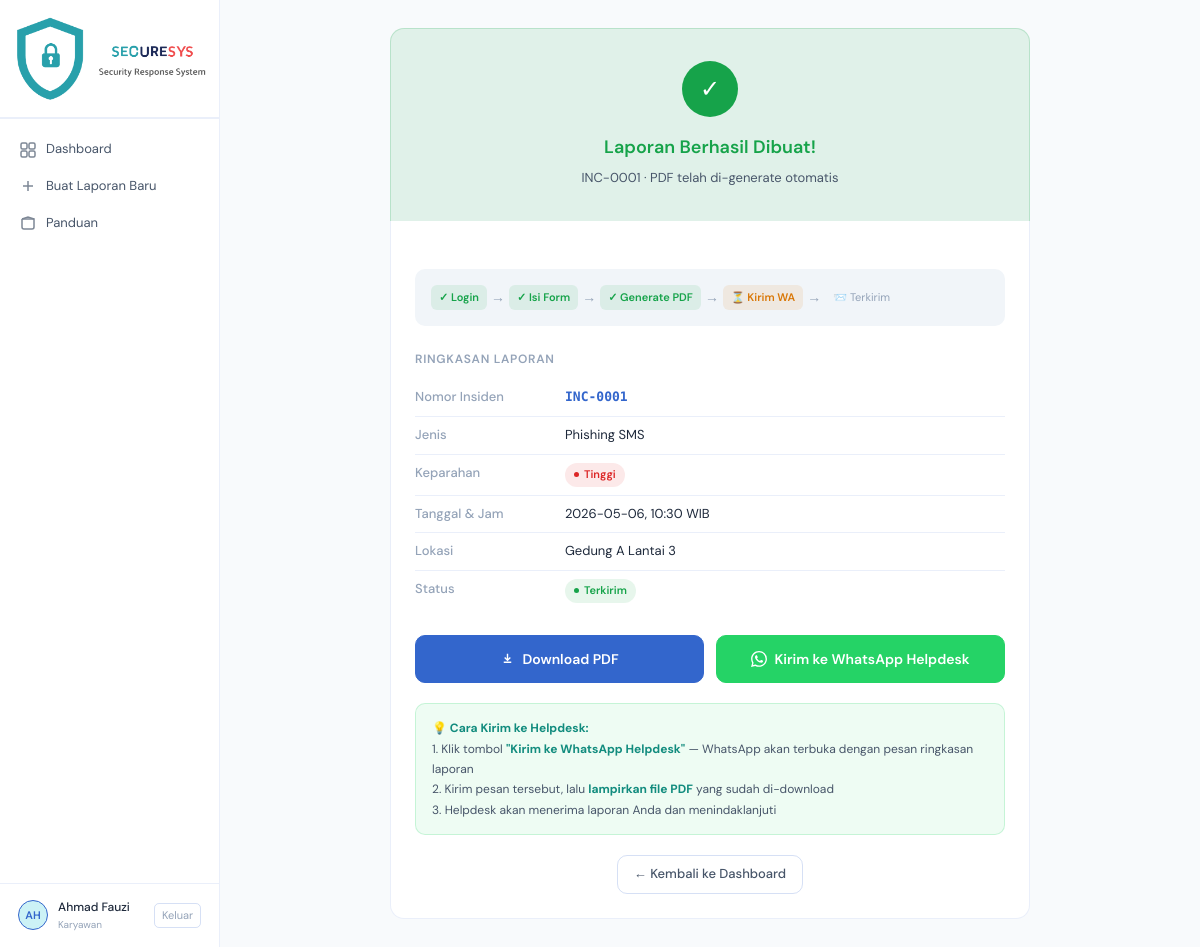
The app's page /konfirmasi/1 (signed in) with its own data.
### app.py (models this page shows, shortened)
class User(db.Model):
    id = db.Column(db.Integer, primary_key=True)
    username = db.Column(db.String(80), unique=True, nullable=False)
    password_hash = db.Column(db.String(200), nullable=False)
    nama = db.Column(db.String(100), nullable=False)
    created_at = db.Column(db.DateTime, default=datetime.utcnow)
    laporan = db.relationship('LaporanInsiden', backref='user', lazy=True)

class LaporanInsiden(db.Model):
    id = db.Column(db.Integer, primary_key=True)
    nomor_insiden = db.Column(db.String(20), unique=True, nullable=False)
    jenis_insiden = db.Column(db.String(50), nullable=False)
    tanggal = db.Column(db.String(20), nullable=False)
    jam = db.Column(db.String(10), nullable=False)
    lokasi = db.Column(db.String(100), nullable=False)
    tim_csirt = db.Column(db.String(100))
    sistem_terdampak = db.Column(db.String(200))
    tingkat_keparahan = db.Column(db.String(20), nullable=False)
    deskripsi_kejadian = db.Column(db.Text, nullable=False)
    ringkasan_insiden = db.Column(db.Text)
    kronologi = db.Column(db.Text)
    dampak = db.Column(db.Text)
    tindakan_awal = db.Column(db.Text)
    akar_masalah = db.Column(db.Text)
    ioc_hash = db.Column(db.String(200))
    ioc_ip_domain = db.Column(db.String(200))
    ioc_port_media = db.Column(db.String(200))
    analisis_teknis = db.Column(db.Text)
    aksi_soc = db.Column(db.Text)
    aksi_ir = db.Column(db.Text)
    pemulihan = db.Column(db.Text)
    rekomendasi = db.Column(db.Text)
    status = db.Column(db.String(20), default='Draft')
    pdf_filename = db.Column(db.String(200))
    pelapor_id = db.Column(db.Integer, db.ForeignKey('user.id'), nullable=False)
    created_at = db.Column(db.DateTime, default=datetime.utcnow)
    updated_at = db.Column(db.DateTime, default=datetime.utcnow, onupdate=datetime.utcnow)

### app.py (the view)
@app.route('/konfirmasi/<int:id>')
@login_required
def konfirmasi(id):
    laporan = LaporanInsiden.query.get_or_404(id)
    if laporan.pelapor_id != session['user_id']:
        flash('Anda tidak memiliki akses.', 'error')
        return redirect(url_for('user_dashboard'))
    wa_link = generate_wa_link(laporan)
    return render_template('konfirmasi.html', laporan=laporan, wa_link=wa_link)

### app.py (called while the page is built)
def login_required(f):
    @wraps(f)
    def decorated(*args, **kwargs):
        if 'user_id' not in session:
            flash('Silakan login terlebih dahulu.', 'warning')
            return redirect(url_for('login'))
        return f(*args, **kwargs)
    return decorated

def generate_wa_link(laporan):
    user = db.session.get(User, laporan.pelapor_id)
    nama = user.nama if user else '-'
    message = (
        f"📋 *LAPORAN INSIDEN KEAMANAN SIBER*\n"
        f"━━━━━━━━━━━━━━━━━━━━\n"
        f"📌 No: {laporan.nomor_insiden}\n"
        f"⚠️ Jenis: {laporan.jenis_insiden}\n"
        f"🔴 Keparahan: {laporan.tingkat_keparahan}\n"
        f"👤 Pelapor: {nama}\n"
        f"📅 Tanggal: {laporan.tanggal}, {laporan.jam} WIB\n"
        f"📍 Lokasi: {laporan.lokasi}\n"
        f"━━━━━━━━━━━━━━━━━━━━\n"
        f"📝 Deskripsi:\n{laporan.deskripsi_kejadian}\n"
        f"━━━━━━━━━━━━━━━━━━━━\n"
        f"_Mohon segera ditindaklanjuti. File PDF laporan akan dikirim menyusul._"
    )
    return f"https://wa.me/{WA_HELPDESK_NUMBER}?text={quote(message)}"

### templates/konfirmasi.html (shortened to what this page needs)
{% extends 'base.html' %}
{% block content %}
<div class="konfirmasi-card fade-up">
  <div class="success-header">
    <div class="success-icon">✓</div>
    <div class="success-title">Laporan Berhasil Dibuat!</div>
    <div class="success-subtitle">{{ laporan.nomor_insiden }} · PDF telah di-generate otomatis</div>
  </div>
  <div class="konfirmasi-body">
    <div class="flow-steps">
      <div class="flow-step done">✓ Login</div>
      <span class="flow-arrow">→</span>
      <div class="flow-step done">✓ Isi Form</div>
      <span class="flow-arrow">→</span>
      <div class="flow-step done">✓ Generate PDF</div>
      <span class="flow-arrow">→</span>
      <div class="flow-step current">⏳ Kirim WA</div>
      <span class="flow-arrow">→</span>
      <div class="flow-step pending">📨 Terkirim</div>
    </div>
    <div style="margin-bottom:20px">
      <div style="font-size:12px;font-weight:600;color:var(--text3);text-transform:uppercase;letter-spacing:0.06em;margin-bottom:10px">Ringkasan Laporan</div>
      <div class="ringkasan-row">
        <span class="ringkasan-key">Nomor Insiden</span>
        <span class="ringkasan-val" style="font-family:var(--mono);color:var(--accent);font-weight:600">{{ laporan.nomor_insiden }}</span>
      </div>
      <div class="ringkasan-row">
        <span class="ringkasan-key">Jenis</span>
        <span class="ringkasan-val">{{ laporan.jenis_insiden }}</span>
      </div>
      <div class="ringkasan-row">
        <span class="ringkasan-key">Keparahan</span>
        <span class="ringkasan-val">
          {% if laporan.tingkat_keparahan == 'Tinggi' %}<span class="badge red"><span class="badge-dot"></span>Tinggi</span>
          {% elif laporan.tingkat_keparahan == 'Sedang' %}<span class="badge amber"><span class="badge-dot"></span>Sedang</span>
          {% else %}<span class="badge green"><span class="badge-dot"></span>Rendah</span>{% endif %}
        </span>
      </div>
      <div class="ringkasan-row">
        <span class="ringkasan-key">Tanggal & Jam</span>
        <span class="ringkasan-val">{{ laporan.tanggal }}, {{ laporan.jam }} WIB</span>
      </div>
      <div class="ringkasan-row">
        <span class="ringkasan-key">Lokasi</span>
        <span class="ringkasan-val">{{ laporan.lokasi }}</span>
      </div>
      <div class="ringkasan-row">
        <span class="ringkasan-key">Status</span>
        <span class="ringkasan-val">
          {% if laporan.status == 'PDF Generated' %}<span class="badge blue"><span class="badge-dot"></span>PDF Generated</span>
          {% elif laporan.status == 'Terkirim' %}<span class="badge green"><span class="badge-dot"></span>Terkirim</span>
          {% else %}<span class="badge gray"><span class="badge-dot"></span>{{ laporan.status }}</span>{% endif %}
        </span>
      </div>
    </div>
    <div class="action-buttons">
      {% if laporan.pdf_filename %}
      <a href="{{ url_for('download_pdf', id=laporan.id) }}" class="btn btn-primary">
        <svg width="15" height="15" viewBox="0 0 16 16" fill="none" stroke="currentColor" stroke-width="1.5"><path d="M4 12h8M8 3v7M5 7l3 3 3-3"/></svg>
        Download PDF
      </a>
      {% endif %}
      <a href="{{ wa_link }}" target="_blank" class="btn btn-wa" onclick="markAsSent(event)">
        Kirim ke WhatsApp Helpdesk
      </a>
    </div>
    <div class="wa-info">
      <strong>💡 Cara Kirim ke Helpdesk:</strong><br>
      1. Klik tombol <strong>"Kirim ke WhatsApp Helpdesk"</strong> — WhatsApp akan terbuka dengan pesan ringkasan laporan<br>
      2. Kirim pesan tersebut, lalu <strong>lampirkan file PDF</strong> yang sudah di-download<br>
      3. Helpdesk akan menerima laporan Anda dan menindaklanjuti
    </div>
    <div style="margin-top: 20px; text-align: center">
      <a href="{{ url_for('user_dashboard') }}" class="btn btn-ghost">← Kembali ke Dashboard</a>
    </div>
  </div>
</div>
{% endblock %}

### templates/base.html (shortened to what this page needs)
<!DOCTYPE html>
<html lang="id">
<head>
</head>
<body>
<div class="app-layout">
  <aside class="sidebar">
    <div class="sidebar-logo">
      <img src="{{ url_for('static', filename='img/Logo.png') }}" alt="Logo" style="width: 100%; height: auto; max-width: 200px;">
    </div>
    <nav class="sidebar-nav">
      <a href="{{ url_for('user_dashboard') }}" class="nav-item {% if request.endpoint == 'user_dashboard' %}active{% endif %}">
        <svg class="nav-icon" viewBox="0 0 16 16" fill="none" stroke="currentColor" stroke-width="1.5"><rect x="1" y="1" width="6" height="6" rx="1.5"/><rect x="9" y="1" width="6" height="6" rx="1.5"/><rect x="1" y="9" width="6" height="6" rx="1.5"/><rect x="9" y="9" width="6" height="6" rx="1.5"/></svg>
        Dashboard
      </a>
      <a href="{{ url_for('laporkan_step1') }}" class="nav-item {% if request.endpoint in ['laporkan_step1','laporkan_step2','laporkan_step3'] %}active{% endif %}">
        <svg class="nav-icon" viewBox="0 0 16 16" fill="none" stroke="currentColor" stroke-width="1.5"><path d="M8 3v10M3 8h10"/></svg>
        Buat Laporan Baru
      </a>
      <a href="{{ url_for('view_guides') }}" class="nav-item {% if request.endpoint == 'view_guides' %}active{% endif %}">
        <svg class="nav-icon" viewBox="0 0 16 16" fill="none" stroke="currentColor" stroke-width="1.5"><path d="M2 4h12v8a2 2 0 01-2 2H4a2 2 0 01-2-2V4"/><path d="M2 4l6-2 6 2"/></svg>
        Panduan
      </a>
    </nav>
    <div class="sidebar-footer">
      <div class="user-info">
        <div class="avatar">{{ session.nama[:2]|upper if session.nama else 'U' }}</div>
        <div>
          <div class="user-name">{{ session.nama }}</div>
          <div class="user-role">Karyawan</div>
        </div>
        <a href="{{ url_for('logout') }}" class="logout-btn">Keluar</a>
      </div>
    </div>
  </aside>
  <main class="main-content">
    {% block content %}{% endblock %}
  </main>
</div>
</body>
</html>

### templates/base.html (style rules this page uses)
*, *::before, *::after { box-sizing: border-box; margin: 0; padding: 0; }
:root { --bg: #f8fafc; --bg2: #ffffff; --bg3: #f1f5f9; --border: rgba(51,102,204,0.1); --border2: rgba(51,102,204,0.2); --text: #1e293b; --text2: #475569; --text3: #94a3b8; --accent: #3366cc; --accent2: #2952a3; --red: #dc2626; --red-bg: rgba(220,38,38,0.1); --amber: #d97706; --amber-bg: rgba(217,119,6,0.1); --green: #16a34a; --green-bg: rgba(22,163,74,0.1); --blue-bg: rgba(0, 188, 212, 0.2); --teal: #2AA5A5; --teal-bg: rgba(42,165,165,0.1); --radius: 10px; --radius-lg:14px; --sidebar: 220px; --font: 'DM Sans', sans-serif; --mono: 'DM Mono', monospace; --trans: 0.18s ease; }
html, body { height: 100%; }
body { font-family: var(--font); background: var(--bg); color: var(--text); font-size: 14px; line-height: 1.6; }
.app-layout { display: flex; min-height: 100vh; }
.sidebar { width: var(--sidebar); flex-shrink: 0; background: var(--bg2); border-right: 1px solid var(--border); display: flex; flex-direction: column; position: fixed; top: 0; left: 0; bottom: 0; z-index: 100; }
.sidebar-logo { padding: 16px 12px; border-bottom: 2px solid var(--border); display: flex; align-items: center; justify-content: center; min-height: 90px; }
.sidebar-logo img { max-height: 90px; width: auto; object-fit: contain; }
.sidebar-nav { flex: 1; padding: 12px 0; overflow-y: auto; }
.nav-item { display: flex; align-items: center; gap: 10px; padding: 8px 18px; font-size: 13px; color: var(--text2); text-decoration: none; border-left: 2px solid transparent; transition: all var(--trans); cursor: pointer; }
.nav-icon { width: 16px; height: 16px; opacity: 0.7; flex-shrink: 0; }
.sidebar-footer { padding: 14px 18px; border-top: 1px solid var(--border); }
.user-info { display: flex; align-items: center; gap: 10px; }
.avatar { width: 30px; height: 30px; border-radius: 50%; background: var(--blue-bg); border: 1px solid var(--accent); display: flex; align-items: center; justify-content: center; font-size: 11px; font-weight: 600; color: var(--accent); flex-shrink: 0; }
.user-name { font-size: 12px; font-weight: 500; color: var(--text); }
.user-role { font-size: 10px; color: var(--text3); }
.logout-btn { margin-left: auto; font-size: 11px; color: var(--text3); text-decoration: none; padding: 3px 7px; border: 1px solid var(--border2); border-radius: 5px; transition: all var(--trans); }
.main-content { margin-left: var(--sidebar); flex: 1; padding: 28px 32px; min-height: 100vh; }
.badge { display: inline-flex; align-items: center; gap: 5px; font-size: 11px; font-weight: 600; padding: 3px 9px; border-radius: 20px; white-space: nowrap; }
.badge-dot { width: 5px; height: 5px; border-radius: 50%; flex-shrink: 0; }
.badge.red { background: var(--red-bg); color: var(--red); }
.badge.green { background: var(--green-bg); color: var(--green); }
.badge.red .badge-dot { background: var(--red); }
.badge.green .badge-dot { background: var(--green); }
.btn { display: inline-flex; align-items: center; gap: 7px; padding: 8px 16px; border-radius: var(--radius); font-size: 13px; font-weight: 500; border: 1px solid var(--border2); cursor: pointer; text-decoration: none; transition: all var(--trans); font-family: var(--font); }
.btn-primary { background: var(--accent); color: #fff; border-color: var(--accent); }
.btn-wa { background: #25D366; color: #fff; border-color: #25D366; }
.btn-ghost { background: transparent; color: var(--text2); }
.fade-up { animation: fadeUp 0.3s ease forwards; }

### records on screen
User: nama "Ahmad Fauzi"
LaporanInsiden: nomor_insiden "INC-0001", jenis_insiden "Phishing SMS", tanggal "2026-05-06", jam "10:30", lokasi "Gedung A Lantai 3"

### other values on screen
{{ session.nama[:2]|upper if session.nama else 'U' }} "AH"
